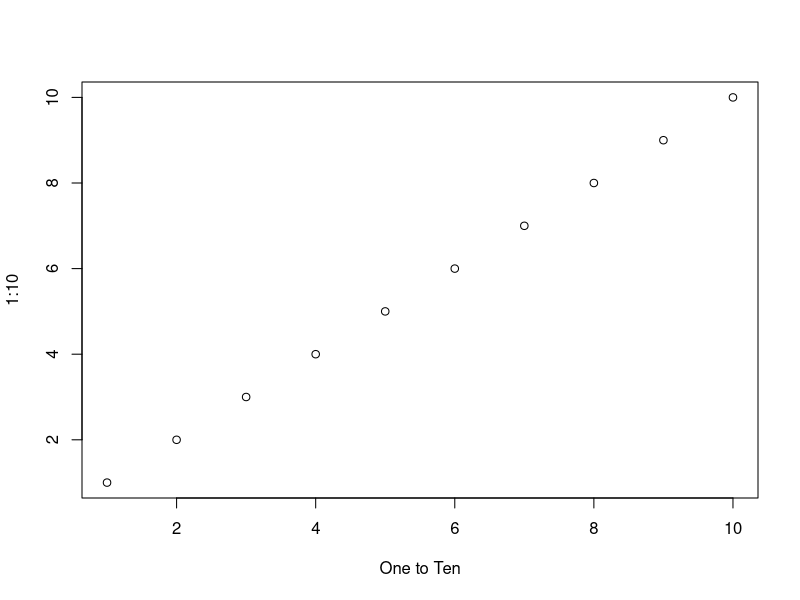

Reproduce this figure in R.
## ---- chunk 1
knitr::opts_chunk$set(echo = TRUE)
## ---- chunk 2
summary(cars)
## ---- chunk 3
plot(1:10, xlab = "One to Ten")
